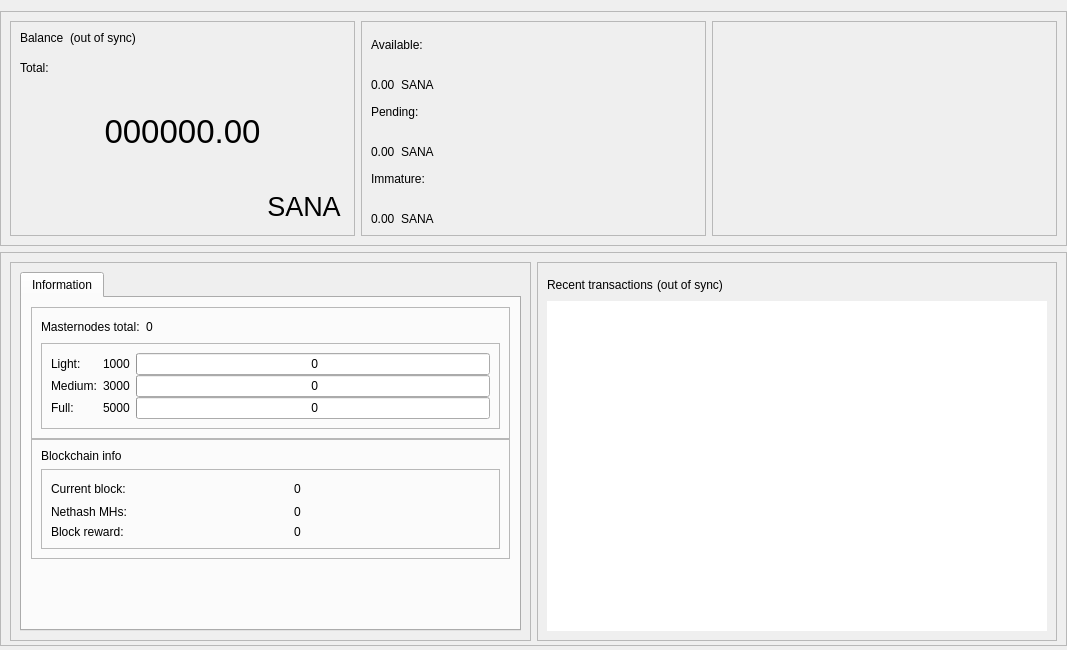
<?xml version="1.0" encoding="UTF-8"?>
<ui version="4.0">
 <class>OverviewPage</class>
 <widget class="QWidget" name="OverviewPage">
  <property name="geometry">
   <rect>
    <x>0</x>
    <y>0</y>
    <width>1067</width>
    <height>650</height>
   </rect>
  </property>
  <property name="minimumSize">
   <size>
    <width>960</width>
    <height>0</height>
   </size>
  </property>
  <property name="windowTitle">
   <string>Form</string>
  </property>
  <layout class="QVBoxLayout" name="topLayout">
   <property name="leftMargin">
    <number>0</number>
   </property>
   <property name="rightMargin">
    <number>0</number>
   </property>
   <property name="bottomMargin">
    <number>4</number>
   </property>
   <item>
    <layout class="QVBoxLayout" name="verticalLayout_main">
     <property name="sizeConstraint">
      <enum>QLayout::SetDefaultConstraint</enum>
     </property>
     <property name="leftMargin">
      <number>0</number>
     </property>
     <property name="rightMargin">
      <number>0</number>
     </property>
     <item>
      <widget class="QFrame" name="frame_blue">
       <property name="enabled">
        <bool>true</bool>
       </property>
       <property name="sizePolicy">
        <sizepolicy hsizetype="Preferred" vsizetype="Preferred">
         <horstretch>0</horstretch>
         <verstretch>0</verstretch>
        </sizepolicy>
       </property>
       <property name="minimumSize">
        <size>
         <width>1065</width>
         <height>220</height>
        </size>
       </property>
       <property name="maximumSize">
        <size>
         <width>16777215</width>
         <height>16777215</height>
        </size>
       </property>
       <property name="sizeIncrement">
        <size>
         <width>0</width>
         <height>0</height>
        </size>
       </property>
       <property name="baseSize">
        <size>
         <width>0</width>
         <height>500</height>
        </size>
       </property>
       <property name="frameShape">
        <enum>QFrame::StyledPanel</enum>
       </property>
       <property name="frameShadow">
        <enum>QFrame::Raised</enum>
       </property>
       <layout class="QHBoxLayout" name="horizontalLayout">
        <item>
         <widget class="QFrame" name="frame_blue_1">
          <property name="minimumSize">
           <size>
            <width>345</width>
            <height>200</height>
           </size>
          </property>
          <property name="maximumSize">
           <size>
            <width>16777215</width>
            <height>16777215</height>
           </size>
          </property>
          <property name="frameShape">
           <enum>QFrame::StyledPanel</enum>
          </property>
          <property name="frameShadow">
           <enum>QFrame::Raised</enum>
          </property>
          <layout class="QHBoxLayout" name="horizontalLayout_2">
           <item>
            <layout class="QVBoxLayout" name="verticalLayout">
             <item>
              <layout class="QHBoxLayout" name="horizontalLayout_3">
               <property name="spacing">
                <number>6</number>
               </property>
               <property name="sizeConstraint">
                <enum>QLayout::SetFixedSize</enum>
               </property>
               <item>
                <widget class="QLabel" name="label_5">
                 <property name="minimumSize">
                  <size>
                   <width>0</width>
                   <height>24</height>
                  </size>
                 </property>
                 <property name="maximumSize">
                  <size>
                   <width>16777215</width>
                   <height>24</height>
                  </size>
                 </property>
                 <property name="text">
                  <string>Balance</string>
                 </property>
                 <property name="alignment">
                  <set>Qt::AlignLeading|Qt::AlignLeft|Qt::AlignTop</set>
                 </property>
                </widget>
               </item>
               <item>
                <widget class="QLabel" name="labelWalletStatus">
                 <property name="minimumSize">
                  <size>
                   <width>0</width>
                   <height>24</height>
                  </size>
                 </property>
                 <property name="maximumSize">
                  <size>
                   <width>16777215</width>
                   <height>24</height>
                  </size>
                 </property>
                 <property name="text">
                  <string>(out of sync)</string>
                 </property>
                 <property name="alignment">
                  <set>Qt::AlignLeading|Qt::AlignLeft|Qt::AlignTop</set>
                 </property>
                </widget>
               </item>
               <item>
                <spacer name="horizontalSpacer">
                 <property name="orientation">
                  <enum>Qt::Horizontal</enum>
                 </property>
                 <property name="sizeHint" stdset="0">
                  <size>
                   <width>40</width>
                   <height>20</height>
                  </size>
                 </property>
                </spacer>
               </item>
              </layout>
             </item>
             <item>
              <widget class="QLabel" name="labelTotalText">
               <property name="maximumSize">
                <size>
                 <width>16777215</width>
                 <height>15</height>
                </size>
               </property>
               <property name="text">
                <string>Total:</string>
               </property>
              </widget>
             </item>
             <item>
              <widget class="QLabel" name="labelTotal">
               <property name="sizePolicy">
                <sizepolicy hsizetype="Preferred" vsizetype="Preferred">
                 <horstretch>0</horstretch>
                 <verstretch>0</verstretch>
                </sizepolicy>
               </property>
               <property name="minimumSize">
                <size>
                 <width>0</width>
                 <height>100</height>
                </size>
               </property>
               <property name="maximumSize">
                <size>
                 <width>16777215</width>
                 <height>100</height>
                </size>
               </property>
               <property name="font">
                <font>
                 <pointsize>25</pointsize>
                 <weight>50</weight>
                 <bold>false</bold>
                </font>
               </property>
               <property name="mouseTracking">
                <bool>false</bool>
               </property>
               <property name="text">
                <string>000000.00</string>
               </property>
               <property name="alignment">
                <set>Qt::AlignCenter</set>
               </property>
              </widget>
             </item>
             <item>
              <layout class="QHBoxLayout" name="horizontalLayout_11">
               <item>
                <spacer name="horizontalSpacer_8">
                 <property name="orientation">
                  <enum>Qt::Horizontal</enum>
                 </property>
                 <property name="sizeHint" stdset="0">
                  <size>
                   <width>40</width>
                   <height>20</height>
                  </size>
                 </property>
                </spacer>
               </item>
               <item>
                <widget class="QPushButton" name="blabel_SanaCoin">
                 <property name="font">
                  <font>
                   <pointsize>20</pointsize>
                   <italic>false</italic>
                   <kerning>true</kerning>
                  </font>
                 </property>
                 <property name="cursor">
                  <cursorShape>PointingHandCursor</cursorShape>
                 </property>
                 <property name="text">
                  <string>SANA</string>
                 </property>
                 <property name="flat">
                  <bool>true</bool>
                 </property>
                </widget>
               </item>
              </layout>
             </item>
            </layout>
           </item>
          </layout>
         </widget>
        </item>
        <item>
         <widget class="QFrame" name="frame_blue_2">
          <property name="minimumSize">
           <size>
            <width>345</width>
            <height>200</height>
           </size>
          </property>
          <property name="maximumSize">
           <size>
            <width>16777215</width>
            <height>16777215</height>
           </size>
          </property>
          <property name="frameShape">
           <enum>QFrame::StyledPanel</enum>
          </property>
          <property name="frameShadow">
           <enum>QFrame::Raised</enum>
          </property>
          <layout class="QVBoxLayout" name="verticalLayout_3">
           <item>
            <layout class="QVBoxLayout" name="verticalLayout_2">
             <item>
              <widget class="QLabel" name="labelBalanceText">
               <property name="text">
                <string>Available:</string>
               </property>
              </widget>
             </item>
             <item>
              <layout class="QHBoxLayout" name="horizontalLayout_4">
               <item>
                <widget class="QLabel" name="labelBalance">
                 <property name="text">
                  <string>0.00</string>
                 </property>
                 <property name="alignment">
                  <set>Qt::AlignBottom|Qt::AlignLeading|Qt::AlignLeft</set>
                 </property>
                </widget>
               </item>
               <item>
                <widget class="QLabel" name="label_SanaCoin2">
                 <property name="text">
                  <string>SANA</string>
                 </property>
                 <property name="alignment">
                  <set>Qt::AlignBottom|Qt::AlignLeading|Qt::AlignLeft</set>
                 </property>
                </widget>
               </item>
               <item>
                <spacer name="horizontalSpacer_3">
                 <property name="orientation">
                  <enum>Qt::Horizontal</enum>
                 </property>
                 <property name="sizeHint" stdset="0">
                  <size>
                   <width>40</width>
                   <height>20</height>
                  </size>
                 </property>
                </spacer>
               </item>
              </layout>
             </item>
             <item>
              <widget class="QLabel" name="labelPendingText">
               <property name="text">
                <string>Pending:</string>
               </property>
              </widget>
             </item>
             <item>
              <layout class="QHBoxLayout" name="horizontalLayout_5">
               <item>
                <widget class="QLabel" name="labelUnconfirmed">
                 <property name="text">
                  <string>0.00</string>
                 </property>
                 <property name="alignment">
                  <set>Qt::AlignBottom|Qt::AlignLeading|Qt::AlignLeft</set>
                 </property>
                </widget>
               </item>
               <item>
                <widget class="QLabel" name="label_SanaCoin3">
                 <property name="text">
                  <string>SANA</string>
                 </property>
                 <property name="alignment">
                  <set>Qt::AlignBottom|Qt::AlignLeading|Qt::AlignLeft</set>
                 </property>
                </widget>
               </item>
               <item>
                <spacer name="horizontalSpacer_4">
                 <property name="orientation">
                  <enum>Qt::Horizontal</enum>
                 </property>
                 <property name="sizeHint" stdset="0">
                  <size>
                   <width>40</width>
                   <height>20</height>
                  </size>
                 </property>
                </spacer>
               </item>
              </layout>
             </item>
             <item>
              <widget class="QLabel" name="labelImmatureText">
               <property name="text">
                <string>Immature:</string>
               </property>
              </widget>
             </item>
             <item>
              <layout class="QHBoxLayout" name="horizontalLayout_6">
               <item>
                <widget class="QLabel" name="labelImmature">
                 <property name="text">
                  <string>0.00</string>
                 </property>
                 <property name="alignment">
                  <set>Qt::AlignBottom|Qt::AlignLeading|Qt::AlignLeft</set>
                 </property>
                </widget>
               </item>
               <item>
                <widget class="QLabel" name="label_SanaCoin4">
                 <property name="text">
                  <string>SANA</string>
                 </property>
                 <property name="alignment">
                  <set>Qt::AlignBottom|Qt::AlignLeading|Qt::AlignLeft</set>
                 </property>
                </widget>
               </item>
               <item>
                <spacer name="horizontalSpacer_5">
                 <property name="orientation">
                  <enum>Qt::Horizontal</enum>
                 </property>
                 <property name="sizeHint" stdset="0">
                  <size>
                   <width>40</width>
                   <height>20</height>
                  </size>
                 </property>
                </spacer>
               </item>
              </layout>
             </item>
            </layout>
           </item>
          </layout>
         </widget>
        </item>
        <item>
         <spacer name="horizontalSpacer_9">
          <property name="orientation">
           <enum>Qt::Horizontal</enum>
          </property>
          <property name="sizeHint" stdset="0">
           <size>
            <width>40</width>
            <height>20</height>
           </size>
          </property>
         </spacer>
        </item>
        <item>
         <widget class="QFrame" name="frame_blue_3">
          <property name="minimumSize">
           <size>
            <width>345</width>
            <height>200</height>
           </size>
          </property>
          <property name="maximumSize">
           <size>
            <width>16777215</width>
            <height>16777215</height>
           </size>
          </property>
          <property name="frameShape">
           <enum>QFrame::StyledPanel</enum>
          </property>
          <property name="frameShadow">
           <enum>QFrame::Raised</enum>
          </property>
          <layout class="QVBoxLayout" name="verticalLayout_5">
           <item>
            <layout class="QVBoxLayout" name="verticalLayout_4"/>
           </item>
          </layout>
         </widget>
        </item>
       </layout>
      </widget>
     </item>
     <item>
      <widget class="QFrame" name="frame_bottom">
       <property name="minimumSize">
        <size>
         <width>0</width>
         <height>100</height>
        </size>
       </property>
       <property name="maximumSize">
        <size>
         <width>16777215</width>
         <height>16777215</height>
        </size>
       </property>
       <property name="frameShape">
        <enum>QFrame::StyledPanel</enum>
       </property>
       <property name="frameShadow">
        <enum>QFrame::Raised</enum>
       </property>
       <layout class="QHBoxLayout" name="horizontalLayout_7">
        <property name="bottomMargin">
         <number>4</number>
        </property>
        <item>
         <widget class="QFrame" name="frame_bottom_1">
          <property name="minimumSize">
           <size>
            <width>355</width>
            <height>100</height>
           </size>
          </property>
          <property name="maximumSize">
           <size>
            <width>16777215</width>
            <height>16777215</height>
           </size>
          </property>
          <property name="frameShape">
           <enum>QFrame::StyledPanel</enum>
          </property>
          <property name="frameShadow">
           <enum>QFrame::Raised</enum>
          </property>
          <layout class="QVBoxLayout" name="verticalLayout_9">
           <property name="bottomMargin">
            <number>9</number>
           </property>
           <item>
            <layout class="QVBoxLayout" name="verticalLayout_7">
             <item>
              <widget class="QTabWidget" name="AdditionalFeatures">
               <property name="currentIndex">
                <number>1</number>
               </property>
               <property name="tabBarAutoHide">
                <bool>false</bool>
               </property>
               <widget class="QWidget" name="TabInformation">
                <attribute name="title">
                 <string>Information</string>
                </attribute>
                <layout class="QVBoxLayout" name="verticalLayout_13">
                 <item>
                  <layout class="QVBoxLayout" name="verticalLayout_11">
                   <property name="spacing">
                    <number>0</number>
                   </property>
                   <item>
                    <layout class="QVBoxLayout" name="verticalLayout_16"/>
                   </item>
                   <item>
                    <widget class="QFrame" name="frameMnInfo">
                     <property name="minimumSize">
                      <size>
                       <width>0</width>
                       <height>100</height>
                      </size>
                     </property>
                     <property name="frameShape">
                      <enum>QFrame::StyledPanel</enum>
                     </property>
                     <property name="frameShadow">
                      <enum>QFrame::Raised</enum>
                     </property>
                     <layout class="QVBoxLayout" name="verticalLayout_17">
                      <item>
                       <layout class="QHBoxLayout" name="horizontalLayout_9">
                        <item>
                         <widget class="QLabel" name="labelMnTotal">
                          <property name="minimumSize">
                           <size>
                            <width>0</width>
                            <height>0</height>
                           </size>
                          </property>
                          <property name="maximumSize">
                           <size>
                            <width>16777215</width>
                            <height>16777215</height>
                           </size>
                          </property>
                          <property name="text">
                           <string>Masternodes total:</string>
                          </property>
                         </widget>
                        </item>
                        <item>
                         <widget class="QLabel" name="labelMnTotal_Value">
                          <property name="text">
                           <string>0</string>
                          </property>
                         </widget>
                        </item>
                        <item>
                         <spacer name="horizontalSpacer_7">
                          <property name="orientation">
                           <enum>Qt::Horizontal</enum>
                          </property>
                          <property name="sizeHint" stdset="0">
                           <size>
                            <width>40</width>
                            <height>20</height>
                           </size>
                          </property>
                         </spacer>
                        </item>
                       </layout>
                      </item>
                      <item>
                       <widget class="QFrame" name="frameMnInfoLevels">
                        <property name="minimumSize">
                         <size>
                          <width>0</width>
                          <height>80</height>
                         </size>
                        </property>
                        <property name="frameShape">
                         <enum>QFrame::StyledPanel</enum>
                        </property>
                        <property name="frameShadow">
                         <enum>QFrame::Raised</enum>
                        </property>
                        <layout class="QGridLayout" name="gridLayout_2">
                         <property name="horizontalSpacing">
                          <number>6</number>
                         </property>
                         <property name="verticalSpacing">
                          <number>0</number>
                         </property>
                         <item row="0" column="2">
                          <widget class="QProgressBar" name="graphMN1">
                           <property name="minimumSize">
                            <size>
                             <width>0</width>
                             <height>20</height>
                            </size>
                           </property>
                           <property name="maximumSize">
                            <size>
                             <width>16777215</width>
                             <height>16777215</height>
                            </size>
                           </property>
                           <property name="value">
                            <number>0</number>
                           </property>
                           <property name="format">
                            <string> %v</string>
                           </property>
                          </widget>
                         </item>
                         <item row="1" column="2">
                          <widget class="QProgressBar" name="graphMN2">
                           <property name="minimumSize">
                            <size>
                             <width>0</width>
                             <height>20</height>
                            </size>
                           </property>
                           <property name="maximumSize">
                            <size>
                             <width>16777215</width>
                             <height>16777215</height>
                            </size>
                           </property>
                           <property name="value">
                            <number>0</number>
                           </property>
                           <property name="format">
                            <string> %v</string>
                           </property>
                          </widget>
                         </item>
                         <item row="3" column="2">
                          <widget class="QProgressBar" name="graphMN3">
                           <property name="minimumSize">
                            <size>
                             <width>0</width>
                             <height>20</height>
                            </size>
                           </property>
                           <property name="maximumSize">
                            <size>
                             <width>16777215</width>
                             <height>16777215</height>
                            </size>
                           </property>
                           <property name="value">
                            <number>0</number>
                           </property>
                           <property name="format">
                            <string> %v</string>
                           </property>
                          </widget>
                         </item>
                         <item row="1" column="0">
                          <widget class="QLabel" name="label_2">
                           <property name="minimumSize">
                            <size>
                             <width>0</width>
                             <height>0</height>
                            </size>
                           </property>
                           <property name="maximumSize">
                            <size>
                             <width>16777215</width>
                             <height>16777215</height>
                            </size>
                           </property>
                           <property name="text">
                            <string>Medium:</string>
                           </property>
                          </widget>
                         </item>
                         <item row="3" column="0">
                          <widget class="QLabel" name="label_3">
                           <property name="minimumSize">
                            <size>
                             <width>0</width>
                             <height>0</height>
                            </size>
                           </property>
                           <property name="maximumSize">
                            <size>
                             <width>16777215</width>
                             <height>16777215</height>
                            </size>
                           </property>
                           <property name="text">
                            <string>Full:</string>
                           </property>
                          </widget>
                         </item>
                         <item row="0" column="0">
                          <widget class="QLabel" name="label">
                           <property name="minimumSize">
                            <size>
                             <width>0</width>
                             <height>0</height>
                            </size>
                           </property>
                           <property name="maximumSize">
                            <size>
                             <width>16777215</width>
                             <height>16777215</height>
                            </size>
                           </property>
                           <property name="text">
                            <string>Light:</string>
                           </property>
                          </widget>
                         </item>
                         <item row="0" column="1">
                          <widget class="QLabel" name="label_lcolat">
                           <property name="text">
                            <string>1000</string>
                           </property>
                          </widget>
                         </item>
                         <item row="1" column="1">
                          <widget class="QLabel" name="label_mcolat">
                           <property name="text">
                            <string>3000</string>
                           </property>
                          </widget>
                         </item>
                         <item row="3" column="1">
                          <widget class="QLabel" name="label_fcolat">
                           <property name="text">
                            <string>5000</string>
                           </property>
                          </widget>
                         </item>
                        </layout>
                       </widget>
                      </item>
                     </layout>
                    </widget>
                   </item>
                   <item>
                    <widget class="QFrame" name="frameBlockchainInfo">
                     <property name="minimumSize">
                      <size>
                       <width>0</width>
                       <height>100</height>
                      </size>
                     </property>
                     <property name="frameShape">
                      <enum>QFrame::StyledPanel</enum>
                     </property>
                     <property name="frameShadow">
                      <enum>QFrame::Raised</enum>
                     </property>
                     <layout class="QVBoxLayout" name="verticalLayout_18">
                      <item>
                       <widget class="QLabel" name="label_blockchaininfo">
                        <property name="text">
                         <string>Blockchain info</string>
                        </property>
                       </widget>
                      </item>
                      <item>
                       <widget class="QFrame" name="frameBlockchainInfoData">
                        <property name="minimumSize">
                         <size>
                          <width>0</width>
                          <height>0</height>
                         </size>
                        </property>
                        <property name="frameShape">
                         <enum>QFrame::StyledPanel</enum>
                        </property>
                        <property name="frameShadow">
                         <enum>QFrame::Raised</enum>
                        </property>
                        <layout class="QGridLayout" name="gridLayout_3">
                         <property name="verticalSpacing">
                          <number>6</number>
                         </property>
                         <item row="0" column="2">
                          <widget class="QLabel" name="label_CurrentBlock_value">
                           <property name="text">
                            <string>0</string>
                           </property>
                          </widget>
                         </item>
                         <item row="0" column="0">
                          <widget class="QLabel" name="label_CurrentBlock">
                           <property name="minimumSize">
                            <size>
                             <width>0</width>
                             <height>0</height>
                            </size>
                           </property>
                           <property name="maximumSize">
                            <size>
                             <width>16777215</width>
                             <height>16777215</height>
                            </size>
                           </property>
                           <property name="text">
                            <string>Current block:</string>
                           </property>
                          </widget>
                         </item>
                         <item row="1" column="2">
                          <widget class="QLabel" name="label_Nethash_value">
                           <property name="text">
                            <string>0</string>
                           </property>
                          </widget>
                         </item>
                         <item row="2" column="0">
                          <widget class="QLabel" name="label_CurrentBlockReward">
                           <property name="text">
                            <string>Block reward:</string>
                           </property>
                          </widget>
                         </item>
                         <item row="1" column="0">
                          <widget class="QLabel" name="label_Nethash">
                           <property name="text">
                            <string>Nethash MHs:</string>
                           </property>
                          </widget>
                         </item>
                         <item row="2" column="2">
                          <widget class="QLabel" name="label_CurrentBlockReward_value">
                           <property name="text">
                            <string>0</string>
                           </property>
                          </widget>
                         </item>
                         <item row="0" column="1">
                          <spacer name="horizontalSpacer_6">
                           <property name="orientation">
                            <enum>Qt::Horizontal</enum>
                           </property>
                           <property name="sizeType">
                            <enum>QSizePolicy::Fixed</enum>
                           </property>
                           <property name="sizeHint" stdset="0">
                            <size>
                             <width>40</width>
                             <height>20</height>
                            </size>
                           </property>
                          </spacer>
                         </item>
                        </layout>
                       </widget>
                      </item>
                     </layout>
                    </widget>
                   </item>
                   <item>
                    <spacer name="verticalSpacer_2">
                     <property name="orientation">
                      <enum>Qt::Vertical</enum>
                     </property>
                     <property name="sizeHint" stdset="0">
                      <size>
                       <width>20</width>
                       <height>10</height>
                      </size>
                     </property>
                    </spacer>
                   </item>
                  </layout>
                 </item>
                </layout>
               </widget>
              </widget>
             </item>
            </layout>
           </item>
          </layout>
         </widget>
        </item>
        <item>
         <widget class="QFrame" name="frame_bottom_2">
          <property name="minimumSize">
           <size>
            <width>0</width>
            <height>100</height>
           </size>
          </property>
          <property name="maximumSize">
           <size>
            <width>16777215</width>
            <height>16777215</height>
           </size>
          </property>
          <property name="frameShape">
           <enum>QFrame::StyledPanel</enum>
          </property>
          <property name="frameShadow">
           <enum>QFrame::Raised</enum>
          </property>
          <layout class="QVBoxLayout" name="verticalLayout_10">
           <item>
            <layout class="QVBoxLayout" name="verticalLayout_8">
             <property name="spacing">
              <number>4</number>
             </property>
             <item>
              <layout class="QHBoxLayout" name="horizontalLayout_8">
               <item>
                <widget class="QLabel" name="label_4">
                 <property name="minimumSize">
                  <size>
                   <width>0</width>
                   <height>25</height>
                  </size>
                 </property>
                 <property name="maximumSize">
                  <size>
                   <width>16777215</width>
                   <height>25</height>
                  </size>
                 </property>
                 <property name="text">
                  <string>Recent transactions</string>
                 </property>
                </widget>
               </item>
               <item>
                <widget class="QLabel" name="labelTransactionsStatus">
                 <property name="text">
                  <string>(out of sync)</string>
                 </property>
                </widget>
               </item>
               <item>
                <spacer name="horizontalSpacer_2">
                 <property name="orientation">
                  <enum>Qt::Horizontal</enum>
                 </property>
                 <property name="sizeHint" stdset="0">
                  <size>
                   <width>40</width>
                   <height>20</height>
                  </size>
                 </property>
                </spacer>
               </item>
              </layout>
             </item>
             <item>
              <widget class="QListView" name="listTransactions">
               <property name="sizePolicy">
                <sizepolicy hsizetype="Expanding" vsizetype="Expanding">
                 <horstretch>0</horstretch>
                 <verstretch>0</verstretch>
                </sizepolicy>
               </property>
               <property name="maximumSize">
                <size>
                 <width>16777215</width>
                 <height>600</height>
                </size>
               </property>
               <property name="styleSheet">
                <string notr="true"/>
               </property>
               <property name="frameShape">
                <enum>QFrame::NoFrame</enum>
               </property>
               <property name="verticalScrollBarPolicy">
                <enum>Qt::ScrollBarAlwaysOff</enum>
               </property>
               <property name="horizontalScrollBarPolicy">
                <enum>Qt::ScrollBarAlwaysOff</enum>
               </property>
               <property name="alternatingRowColors">
                <bool>true</bool>
               </property>
              </widget>
             </item>
            </layout>
           </item>
          </layout>
         </widget>
        </item>
       </layout>
      </widget>
     </item>
    </layout>
   </item>
  </layout>
 </widget>
 <resources/>
 <connections/>
</ui>
